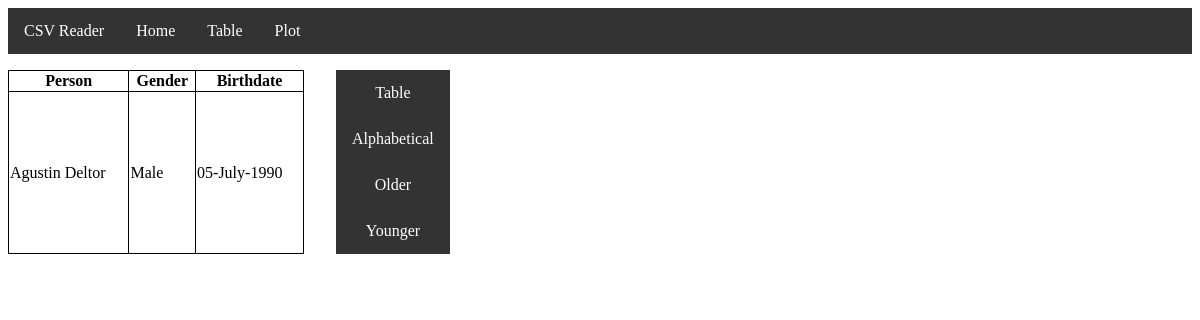
The app's page /younger, older data.
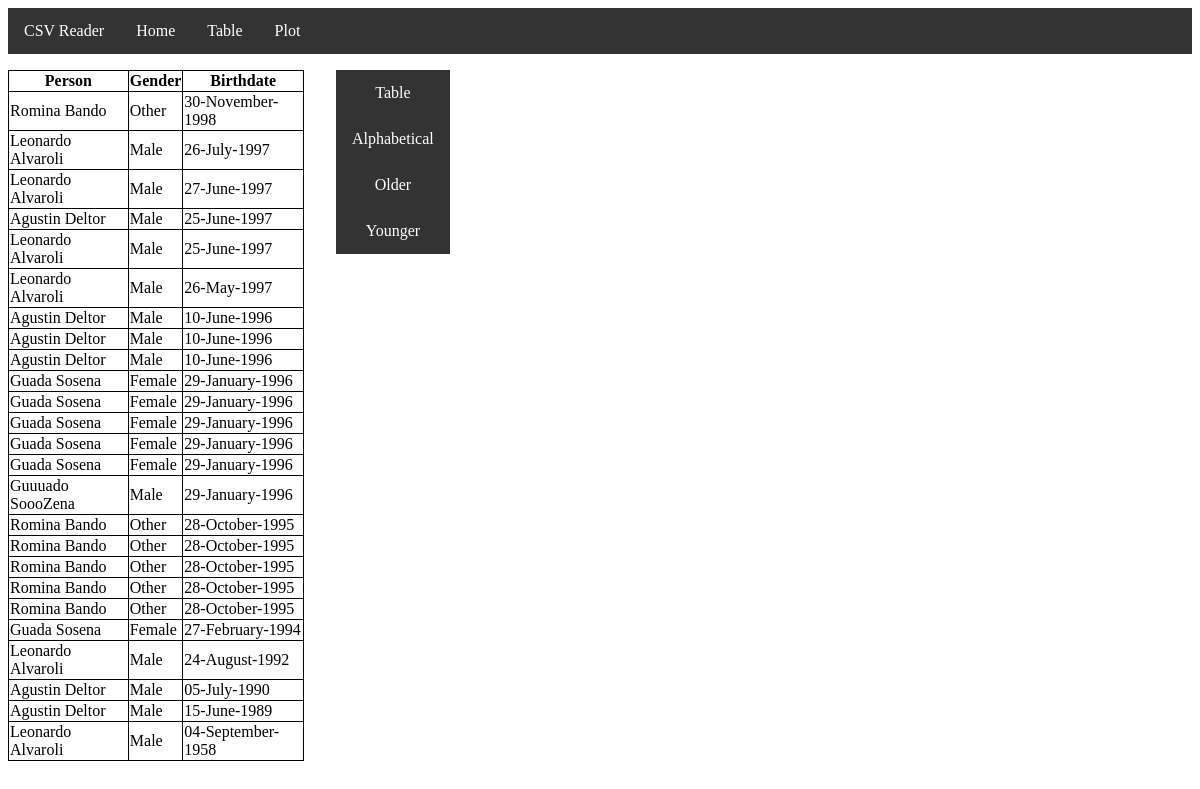
The same page, newer data.
### gview/models.py (models this page shows)
class Person(models.Model):
    name = models.CharField(max_length=128)
    birthdate = models.DateTimeField()
    created_at = models.DateTimeField(auto_now_add=True)
    updated_at = models.DateTimeField(auto_now=True)
    class Gender(models.TextChoices):
        MALE = 'M', _('Male')
        FEMALE = 'F', _('Female')
        OTHER = 'O', _('Other')
    gender = models.CharField(max_length=1, choices= Gender.choices)
    def __str__(self):
        return self.name
    def getGender(self):
        return Person.Gender(self.gender).label
    def getBirthdate(self):
        return self.birthdate.strftime("%d-%B-%Y")

### gview/views.py (the view)
# urls.py: path('younger', views.Younger.as_view(), name='younger'),
class Younger(View):
    def get(self, request):
        edad = Person.objects.order_by('-birthdate', 'name')
        return render(request, 'younger.html', {'edad': edad})

### templates/younger.html (shortened to what this page needs)
{% load static %}
{% include 'navbar.html' %}
<html>
<head>
</head>
    <font size="2" face="Tahoma" >
    <div class="upper">
        <table class="tabla" border="1"; width="25%";>
            <thead>
                <th>Person</th>
                <th>Gender</th>
                <th>Birthdate</th>
            </thead>
            {% for k in edad  %}
            <tr>
                <td>{{k}}</td>
                <td>{{k.getGender}}</td>
                <td>{{k.getBirthdate}}</td>
            </tr>
            {% endfor %}
        </table>
        <div class="botones">
            <a class="form-submit-button" href="table">Table</a>
            <a href="alphabetical">Alphabetical</a>
            <a href="older">Older</a>
            <a href="younger">Younger</a>
        </div>
    </div>
    </font>
</html>

Row changes from the older to the newer data that the page shows:
added Person: name "Romina Bando", getGender "Other", getBirthdate "30-November-1998"
added Person: name "Leonardo Alvaroli", getGender "Male", getBirthdate "26-July-1997"
added Person: name "Leonardo Alvaroli", getGender "Male", getBirthdate "27-June-1997"
added Person: name "Agustin Deltor", getGender "Male", getBirthdate "25-June-1997"
added Person: name "Leonardo Alvaroli", getGender "Male", getBirthdate "25-June-1997"
added Person: name "Leonardo Alvaroli", getGender "Male", getBirthdate "26-May-1997"
added Person: name "Agustin Deltor", getGender "Male", getBirthdate "10-June-1996"
added Person: name "Agustin Deltor", getGender "Male", getBirthdate "10-June-1996"
added Person: name "Agustin Deltor", getGender "Male", getBirthdate "10-June-1996"
added Person: name "Guada Sosena", getGender "Female", getBirthdate "29-January-1996"
added Person: name "Guada Sosena", getGender "Female", getBirthdate "29-January-1996"
added Person: name "Guada Sosena", getGender "Female", getBirthdate "29-January-1996"
added Person: name "Guada Sosena", getGender "Female", getBirthdate "29-January-1996"
added Person: name "Guada Sosena", getGender "Female", getBirthdate "29-January-1996"
added Person: name "Guuuado SoooZena", getGender "Male", getBirthdate "29-January-1996"
added Person: name "Romina Bando", getGender "Other", getBirthdate "28-October-1995"
added Person: name "Romina Bando", getGender "Other", getBirthdate "28-October-1995"
added Person: name "Romina Bando", getGender "Other", getBirthdate "28-October-1995"
added Person: name "Romina Bando", getGender "Other", getBirthdate "28-October-1995"
added Person: name "Romina Bando", getGender "Other", getBirthdate "28-October-1995"
added Person: name "Guada Sosena", getGender "Female", getBirthdate "27-February-1994"
added Person: name "Leonardo Alvaroli", getGender "Male", getBirthdate "24-August-1992"
added Person: name "Agustin Deltor", getGender "Male", getBirthdate "15-June-1989"
added Person: name "Leonardo Alvaroli", getGender "Male", getBirthdate "04-September-1958"
